Frame 1 (no input): blank canvas, image omitted
Frame 60 (the mouse pressed at the canvas centre just before this capture): blank canvas, image omitted
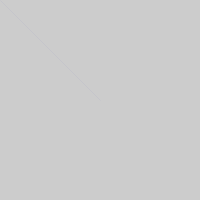
Frame 120 (the mouse held since frame 60 and released just before this capture)

The Processing sketch whose frames 1 and 60 were blank and that drew this single picture after the mouse press (run headless with seeded random() and noise(); from frame 60 on, the mouse is pressed at the canvas centre):

// Processing sketch: sketch_oilpen
// ── sketch_oilpen.pde
void setup() {
  size(200, 200);
  strokeWeight(1);
  stroke(100,100,200,100);
}

void draw() {
  //background(204);
  if(mousePressed==true){
    float mouseSpeed = abs(mouseX - pmouseX);
    strokeWeight(1/mouseSpeed*10);
    line(mouseX, mouseY, pmouseX, pmouseY);
  }
}
